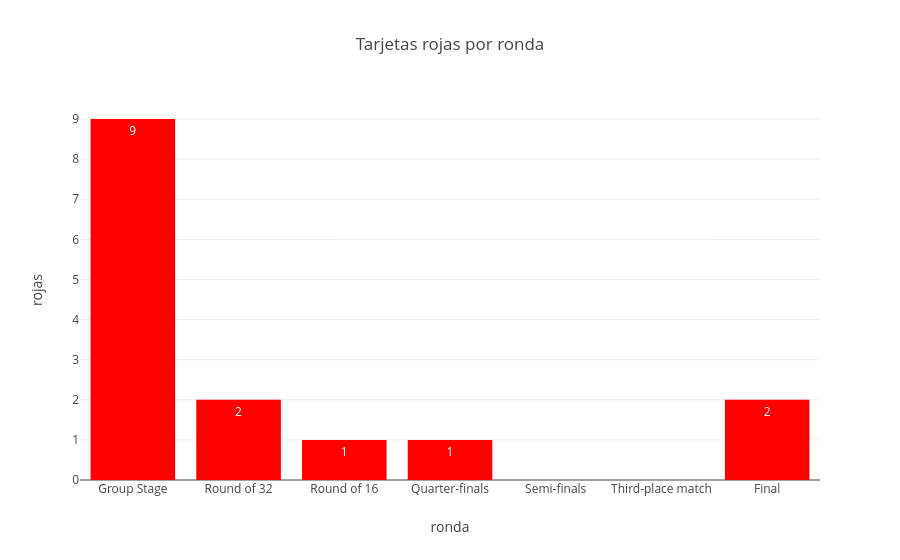

Notebook cell for this chart:
### Code cell
def grafico_rojas_por_ronda():
    rojas = datos_partidos.groupby("ronda")["rojas"].sum().reindex(ORDEN_RONDAS).reset_index()
    return px.bar(rojas, x="ronda", y="rojas", text_auto=True, title="Tarjetas rojas por ronda", color_discrete_sequence=["red"])
grafico_rojas_por_ronda()

### Figure 1 — Plotly figure (JSON) as saved in the notebook; plotly's stock layout.template omitted (floating-point values rounded to 4 significant figures)
{"data": [{"alignmentgroup": "True", "hovertemplate": "ronda=%{x}<br>rojas=%{y}<extra></extra>", "legendgroup": "", "marker": {"color": "red", "pattern": {"shape": ""}}, "name": "", "offsetgroup": "", "orientation": "v", "showlegend": false, "textposition": "auto", "texttemplate": "%{y}", "type": "bar", "x": ["Group Stage", "Round of 32", "Round of 16", "Quarter-finals", "Semi-finals", "Third-place match", "Final"], "xaxis": "x", "y": [9, 2, 1, 1, 0, 0, 2], "yaxis": "y"}], "layout": {"barmode": "relative", "legend": {"tracegroupgap": 0}, "title": {"text": "Tarjetas rojas por ronda"}, "xaxis": {"anchor": "y", "domain": [0, 1], "title": {"text": "ronda"}}, "yaxis": {"anchor": "x", "domain": [0, 1], "title": {"text": "rojas"}}}}
